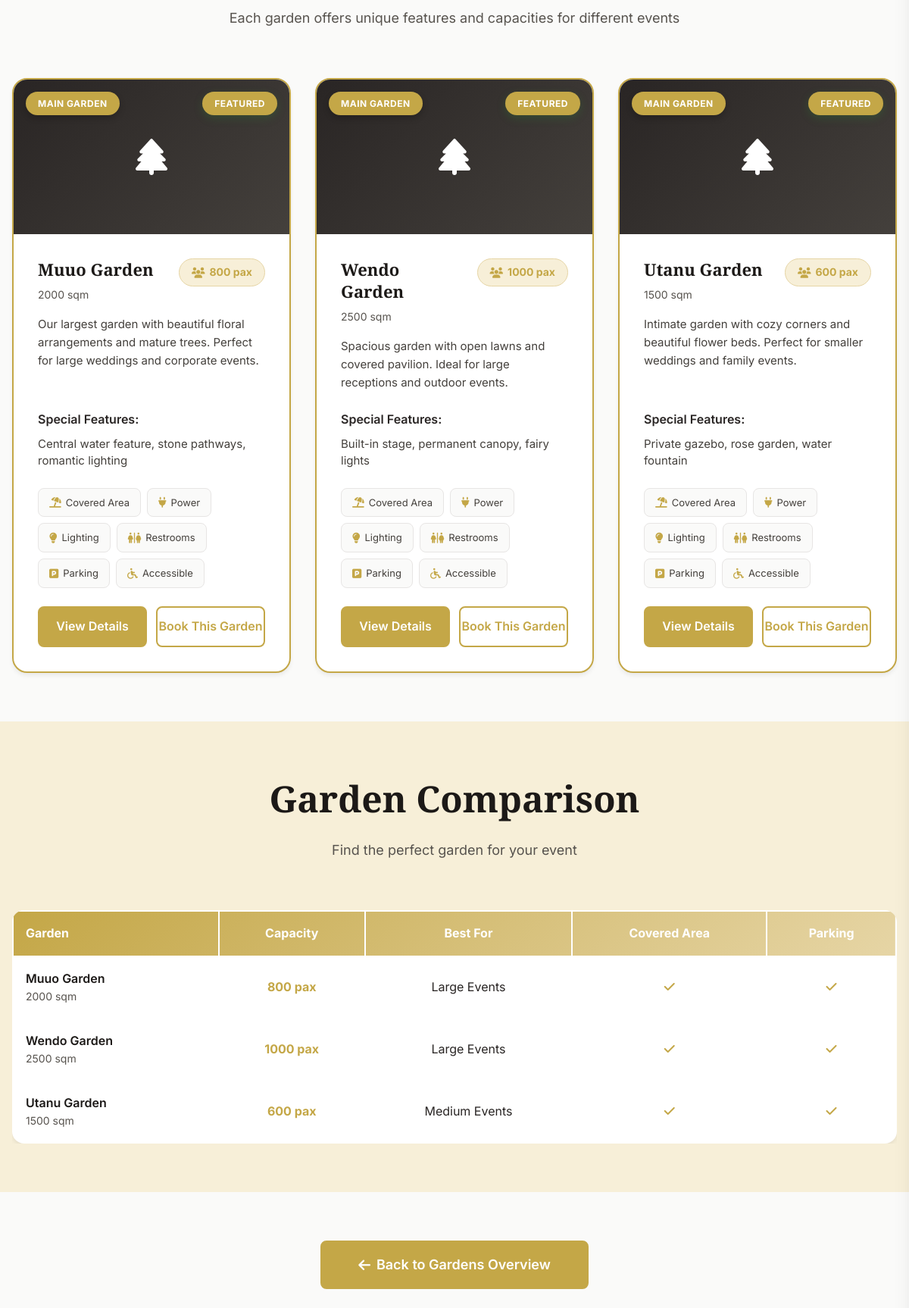
The page /gardens/gardens/ (middle part) on the database as committed earlier.
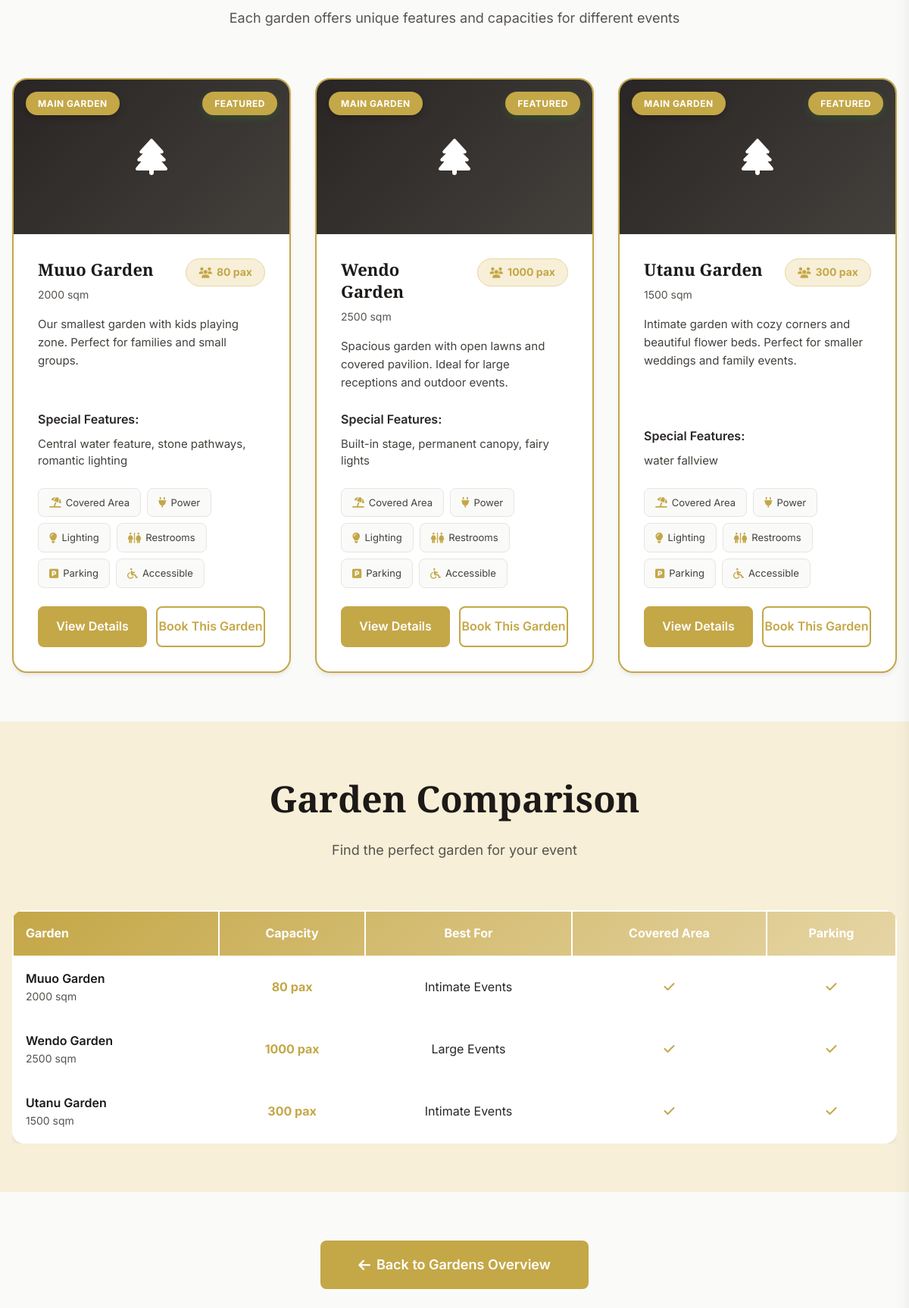
The same page on the database as committed later.
### apps/gardens/models.py (models this page shows, shortened)
class Garden(models.Model):
    GARDEN_TYPES = [
        ('main', 'Main Garden'),
        ('event', 'Event Garden'),
        ('special', 'Special Garden'),
    ]
    name = models.CharField(max_length=100)
    slug = models.SlugField(unique=True)
    garden_type = models.CharField(max_length=20, choices=GARDEN_TYPES)
    capacity = models.IntegerField(
        validators=[MinValueValidator(0)],
        help_text="Maximum capacity for events"
    )
    description = models.TextField()
    featured_image = models.ImageField(
        upload_to='gardens/',
        blank=True
    )
    has_covered_area = models.BooleanField(default=True)
    has_power = models.BooleanField(default=True)
    has_lighting = models.BooleanField(default=True)
    has_restrooms = models.BooleanField(default=True)
    has_parking = models.BooleanField(default=True)
    is_wheelchair_accessible = models.BooleanField(default=True)
    area = models.CharField(max_length=100, blank=True)
    special_features = models.TextField(blank=True)
    is_featured = models.BooleanField(default=False)
    is_active = models.BooleanField(default=True)
    display_order = models.IntegerField(default=0)
    class Meta:
        verbose_name = "Garden"
        verbose_name_plural = "Gardens"
        ordering = ['display_order', 'name']

### apps/gardens/views.py (the view)
# urls.py: path('gardens/', views.gardens_detail_view, name='gardens_list'),
def gardens_detail_view(request):
    gardens = Garden.objects.filter(is_active=True).order_by('display_order')
    context = {
        'gardens': gardens,
        'category': 'Our Gardens',
        'category_description': 'Explore our beautiful garden venues'
    }
    return render(request, 'gardens/gardens_detail.html', context)

### apps/conferences/context_processors.py (called while the page is built)
def conference_categories(request):
    return {
        'conference_categories': ConferenceCategory.objects.filter(is_active=True).order_by('display_order')
    }

### apps/gardens/context_processors.py (called while the page is built)
def gardens_categories(request):
    return {
        'gardens_categories': EventType.objects.filter(
            is_active=True
        ).order_by('category', 'display_order')
    }

### apps/gardens/templates/gardens/gardens_detail.html (shortened to what the changed rows need)
{% extends "gardens/base.html" %}
{% load static %}
{% block gardens_content %}
<section class="section-padding">
    <div class="container">
        {% if gardens %}
        <div class="gardens-grid">
            {% for garden in gardens %}
            <div class="garden-card {% if garden.is_featured %}garden-card-featured{% endif %}">
                <div class="garden-image-container">
                    {% if garden.featured_image %}
                    <img class="garden-image" src="{{ garden.featured_image.url }}" alt="{{ garden.name }}" loading="lazy">
                    {% else %}
                    <div class="room-image-placeholder">
                        <i class="fas fa-tree fa-3x"></i>
                    </div>
                    {% endif %}
                    <span class="garden-badge">{{ garden.get_garden_type_display }}</span>
                </div>
                <div class="garden-content">
                    <div class="garden-header">
                        <div>
                            <h3 class="garden-title">{{ garden.name }}</h3>
                            <p style="color: var(--neutral-600); font-size: 0.875rem;">
                                {{ garden.area }}
                            </p>
                        </div>
                        <div class="garden-capacity">
                            <i class="fas fa-users"></i>
                            {{ garden.capacity }} pax
                        </div>
                    </div>
                    <p class="garden-description">
                        {{ garden.description }}
                    </p>
                    {% if garden.special_features %}
                    <div style="margin-bottom: var(--space-lg);">
                        <p style="font-weight: 600; color: var(--neutral-800); margin-bottom: var(--space-2);">
                            Special Features:
                        </p>
                        <p style="color: var(--neutral-700); font-size: 0.9375rem; line-height: 1.5;">
                            {{ garden.special_features }}
                        </p>
                    </div>
                    {% endif %}
                    <div class="garden-features">
                        {% if garden.has_covered_area %}
                        <span class="garden-feature">
                            <i class="fas fa-umbrella-beach"></i>
                            Covered Area
                        </span>
                        {% endif %}
                        {% if garden.has_power %}
                        <span class="garden-feature">
                            <i class="fas fa-plug"></i>
                            Power
                        </span>
                        {% endif %}
                        {% if garden.has_lighting %}
                        <span class="garden-feature">
                            <i class="fas fa-lightbulb"></i>
                            Lighting
                        </span>
                        {% endif %}
                        {% if garden.has_restrooms %}
                        <span class="garden-feature">
                            <i class="fas fa-restroom"></i>
                            Restrooms
                        </span>
                        {% endif %}
                        {% if garden.has_parking %}
                        <span class="garden-feature">
                            <i class="fas fa-parking"></i>
                            Parking
                        </span>
                        {% endif %}
                        {% if garden.is_wheelchair_accessible %}
                        <span class="garden-feature">
                            <i class="fas fa-wheelchair"></i>
                            Accessible
                        </span>
                        {% endif %}
                    </div>
                    <div class="room-actions">
                        <a href="{% url 'gardens:garden_detail' garden.slug %}" class="btn btn-gold">
                            View Details
                        </a>
                        <a href="{% url 'gardens:garden_detail' garden.slug %}#booking" class="btn btn-outline-gold">
                            Book This Garden
                        </a>
                    </div>
                </div>
            </div>
            {% endfor %}
        </div>
        {% endif %}
    </div>
</section>
<section class="section-padding bg-gold-light">
    <div class="container">
        <div class="section-header">
            <h2 class="section-title">Garden Comparison</h2>
        </div>
        <div style="overflow-x: auto;">
            <table style="width: 100%; background: white; border-radius: 1rem; overflow: hidden; box-shadow: var(--card-shadow);">
                <thead>
                    <tr style="background: linear-gradient(135deg, var(--gardens-primary) 0%, var(--gardens-accent) 100%); color: white;">
                        <th style="padding: var(--space-4); text-align: left;">Garden</th>
                        <th style="padding: var(--space-4); text-align: center;">Capacity</th>
                        <th style="padding: var(--space-4); text-align: center;">Best For</th>
                        <th style="padding: var(--space-4); text-align: center;">Covered Area</th>
                        <th style="padding: var(--space-4); text-align: center;">Parking</th>
                    </tr>
                </thead>
                <tbody>
                    {% for garden in gardens|slice:":3" %}
                    <tr style="border-bottom: 1px solid var(--neutral-200);">
                        <td style="padding: var(--space-4);">
                            <div style="font-weight: 600; color: var(--neutral-900);">{{ garden.name }}</div>
                            <div style="font-size: 0.875rem; color: var(--neutral-600);">{{ garden.area }}</div>
                        </td>
                        <td style="padding: var(--space-4); text-align: center; font-weight: 700; color: var(--gardens-primary);">
                            {{ garden.capacity }} pax
                        </td>
                        <td style="padding: var(--space-4); text-align: center;">
                            {% if garden.capacity >= 800 %}
                            Large Events
                            {% elif garden.capacity >= 500 %}
                            Medium Events
                            {% else %}
                            Intimate Events
                            {% endif %}
                        </td>
                        <td style="padding: var(--space-4); text-align: center;">
                            {% if garden.has_covered_area %}
                            <i class="fas fa-check" style="color: var(--gardens-primary);"></i>
                            {% else %}
                            <i class="fas fa-times" style="color: var(--neutral-400);"></i>
                            {% endif %}
                        </td>
                        <td style="padding: var(--space-4); text-align: center;">
                            {% if garden.has_parking %}
                            <i class="fas fa-check" style="color: var(--gardens-primary);"></i>
                            {% else %}
                            <i class="fas fa-times" style="color: var(--neutral-400);"></i>
                            {% endif %}
                        </td>
                    </tr>
                    {% endfor %}
                </tbody>
            </table>
        </div>
    </div>
</section>
{% endblock %}

Rows that differ between the two databases and show on the page:
changed Garden "Muuo Garden": capacity "800" → "80"; description "Our largest garden with beautiful floral arrangements and mature trees. Perfect for large weddings and corporate events." → "Our smallest garden with kids playing zone. Perfect for families and small groups."; capacity "Large Events" → "Intimate Events"
changed Garden "Utanu Garden": capacity "600" → "300"; special_features "Private gazebo, rose garden, water fountain" → "water fallview"; capacity "Medium Events" → "Intimate Events"
